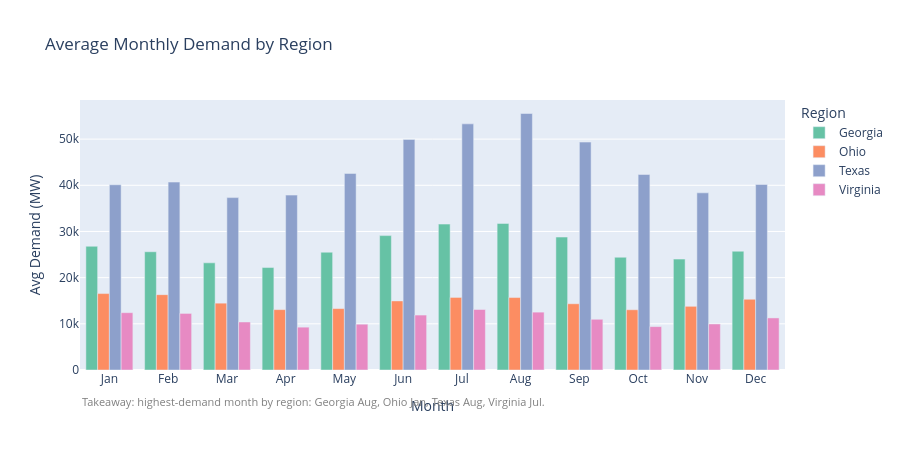
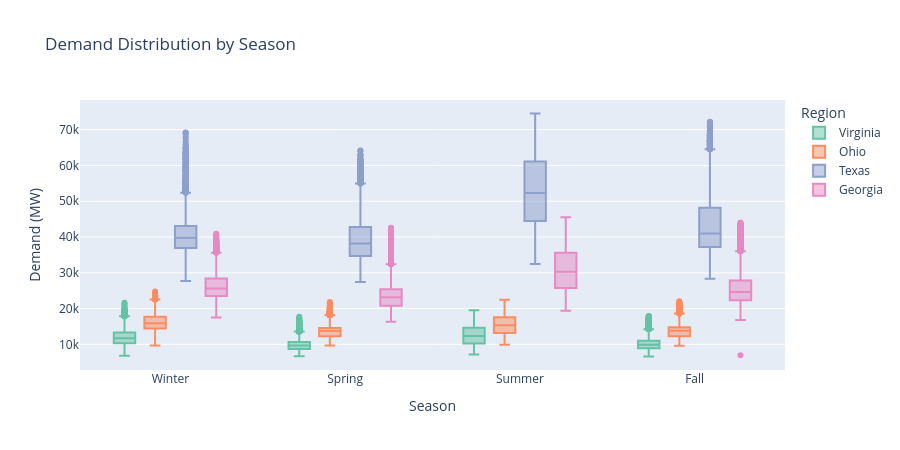

The code cell stored with these charts, in order, in its notebook:
### Code cell
monthly_avg = (
    master.groupby(["Region","Month"])["Demand_MW"].mean().reset_index()
)
monthly_avg["Month_Name"] = pd.to_datetime(monthly_avg["Month"], format="%m").dt.strftime("%b")

fig = px.bar(
    monthly_avg, x="Month_Name", y="Demand_MW", color="Region",
    barmode="group", height=450,
    title="Average Monthly Demand by Region",
    labels={"Demand_MW": "Avg Demand (MW)", "Month_Name": "Month"},
    color_discrete_sequence=px.colors.qualitative.Set2,
    category_orders={"Month_Name":["Jan","Feb","Mar","Apr","May","Jun",
                                    "Jul","Aug","Sep","Oct","Nov","Dec"]},
)
# Takeaway
peak_months = monthly_avg.loc[monthly_avg.groupby("Region")["Demand_MW"].idxmax(), ["Region", "Month_Name"]]
takeaway = "Takeaway: highest-demand month by region: " + ", ".join(
    f"{r} {m}" for r, m in peak_months.itertuples(index=False)) + "."
fig.add_annotation(text=takeaway, xref="paper", yref="paper",
                   x=0, y=-0.15, showarrow=False, font=dict(size=11, color="gray"))
fig.show()

# Seasonal box plot
fig2 = px.box(
    master, x="Season", y="Demand_MW", color="Region",
    height=450,
    title="Demand Distribution by Season",
    labels={"Demand_MW": "Demand (MW)", "Season": "Season"},
    color_discrete_sequence=px.colors.qualitative.Set2,
    category_orders={"Season":["Winter","Spring","Summer","Fall"]},
)
fig2.show()

### Figure 1 — Plotly figure (JSON) as saved in the notebook; plotly's stock layout.template omitted (floating-point values rounded to 4 significant figures)
{"data": [{"alignmentgroup": "True", "hovertemplate": "Region=Georgia<br>Month=%{x}<br>Avg Demand (MW)=%{y}<extra></extra>", "legendgroup": "Georgia", "marker": {"color": "rgb(102,194,165)", "pattern": {"shape": ""}}, "name": "Georgia", "offsetgroup": "Georgia", "orientation": "v", "showlegend": true, "textposition": "auto", "type": "bar", "x": ["Jan", "Feb", "Mar", "Apr", "May", "Jun", "Jul", "Aug", "Sep", "Oct", "Nov", "Dec"], "xaxis": "x", "y": [26800.0, 25610.0, 23210.0, 22180.0, 25510.0, 29110.0, 31600.0, 31750.0, 28790.0, 24420.0, 24020.0, 25720.0], "yaxis": "y"}, {"alignmentgroup": "True", "hovertemplate": "Region=Ohio<br>Month=%{x}<br>Avg Demand (MW)=%{y}<extra></extra>", "legendgroup": "Ohio", "marker": {"color": "rgb(252,141,98)", "pattern": {"shape": ""}}, "name": "Ohio", "offsetgroup": "Ohio", "orientation": "v", "showlegend": true, "textposition": "auto", "type": "bar", "x": ["Jan", "Feb", "Mar", "Apr", "May", "Jun", "Jul", "Aug", "Sep", "Oct", "Nov", "Dec"], "xaxis": "x", "y": [16550.0, 16320.0, 14480.0, 13070.0, 13300.0, 14960.0, 15720.0, 15690.0, 14350.0, 13050.0, 13790.0, 15320.0], "yaxis": "y"}, {"alignmentgroup": "True", "hovertemplate": "Region=Texas<br>Month=%{x}<br>Avg Demand (MW)=%{y}<extra></extra>", "legendgroup": "Texas", "marker": {"color": "rgb(141,160,203)", "pattern": {"shape": ""}}, "name": "Texas", "offsetgroup": "Texas", "orientation": "v", "showlegend": true, "textposition": "auto", "type": "bar", "x": ["Jan", "Feb", "Mar", "Apr", "May", "Jun", "Jul", "Aug", "Sep", "Oct", "Nov", "Dec"], "xaxis": "x", "y": [40110.0, 40690.0, 37340.0, 37880.0, 42570.0, 49940.0, 53300.0, 55550.0, 49360.0, 42350.0, 38370.0, 40180.0], "yaxis": "y"}, {"alignmentgroup": "True", "hovertemplate": "Region=Virginia<br>Month=%{x}<br>Avg Demand (MW)=%{y}<extra></extra>", "legendgroup": "Virginia", "marker": {"color": "rgb(231,138,195)", "pattern": {"shape": ""}}, "name": "Virginia", "offsetgroup": "Virginia", "orientation": "v", "showlegend": true, "textposition": "auto", "type": "bar", "x": ["Jan", "Feb", "Mar", "Apr", "May", "Jun", "Jul", "Aug", "Sep", "Oct", "Nov", "Dec"], "xaxis": "x", "y": [12410.0, 12250.0, 10400.0, 9277.0, 9919.0, 11900.0, 13100.0, 12530.0, 10990.0, 9395.0, 9975.0, 11280.0], "yaxis": "y"}], "layout": {"annotations": [{"font": {"color": "gray", "size": 11}, "showarrow": false, "text": "Takeaway: highest-demand month by region: Georgia Aug, Ohio Jan, Texas Aug, Virginia Jul.", "x": 0, "xref": "paper", "y": -0.15, "yref": "paper"}], "barmode": "group", "height": 450, "legend": {"title": {"text": "Region"}, "tracegroupgap": 0}, "title": {"text": "Average Monthly Demand by Region"}, "xaxis": {"anchor": "y", "categoryarray": ["Jan", "Feb", "Mar", "Apr", "May", "Jun", "Jul", "Aug", "Sep", "Oct", "Nov", "Dec"], "categoryorder": "array", "domain": [0.0, 1.0], "title": {"text": "Month"}}, "yaxis": {"anchor": "x", "domain": [0.0, 1.0], "title": {"text": "Avg Demand (MW)"}}}}

### Figure 2 — Plotly figure (JSON) as saved in the notebook; plotly's stock layout.template omitted (floating-point values rounded to 4 significant figures; data arrays with more than 128 entries replaced by an {"elided": "..."} marker saying what was removed)
{"data": [{"alignmentgroup": "True", "hovertemplate": "Region=Virginia<br>Season=%{x}<br>Demand (MW)=%{y}<extra></extra>", "legendgroup": "Virginia", "marker": {"color": "rgb(102,194,165)"}, "name": "Virginia", "notched": false, "offsetgroup": "Virginia", "orientation": "v", "showlegend": true, "type": "box", "x": {"elided": "26304 str values"}, "x0": " ", "xaxis": "x", "y": {"elided": "26304 float values"}, "y0": " ", "yaxis": "y"}, {"alignmentgroup": "True", "hovertemplate": "Region=Ohio<br>Season=%{x}<br>Demand (MW)=%{y}<extra></extra>", "legendgroup": "Ohio", "marker": {"color": "rgb(252,141,98)"}, "name": "Ohio", "notched": false, "offsetgroup": "Ohio", "orientation": "v", "showlegend": true, "type": "box", "x": {"elided": "26304 str values"}, "x0": " ", "xaxis": "x", "y": {"elided": "26304 float values"}, "y0": " ", "yaxis": "y"}, {"alignmentgroup": "True", "hovertemplate": "Region=Texas<br>Season=%{x}<br>Demand (MW)=%{y}<extra></extra>", "legendgroup": "Texas", "marker": {"color": "rgb(141,160,203)"}, "name": "Texas", "notched": false, "offsetgroup": "Texas", "orientation": "v", "showlegend": true, "type": "box", "x": {"elided": "26303 str values"}, "x0": " ", "xaxis": "x", "y": {"elided": "26303 float values"}, "y0": " ", "yaxis": "y"}, {"alignmentgroup": "True", "hovertemplate": "Region=Georgia<br>Season=%{x}<br>Demand (MW)=%{y}<extra></extra>", "legendgroup": "Georgia", "marker": {"color": "rgb(231,138,195)"}, "name": "Georgia", "notched": false, "offsetgroup": "Georgia", "orientation": "v", "showlegend": true, "type": "box", "x": {"elided": "26279 str values"}, "x0": " ", "xaxis": "x", "y": {"elided": "26279 float values"}, "y0": " ", "yaxis": "y"}], "layout": {"boxmode": "group", "height": 450, "legend": {"title": {"text": "Region"}, "tracegroupgap": 0}, "title": {"text": "Demand Distribution by Season"}, "xaxis": {"anchor": "y", "categoryarray": ["Winter", "Spring", "Summer", "Fall"], "categoryorder": "array", "domain": [0.0, 1.0], "title": {"text": "Season"}}, "yaxis": {"anchor": "x", "domain": [0.0, 1.0], "title": {"text": "Demand (MW)"}}}}
